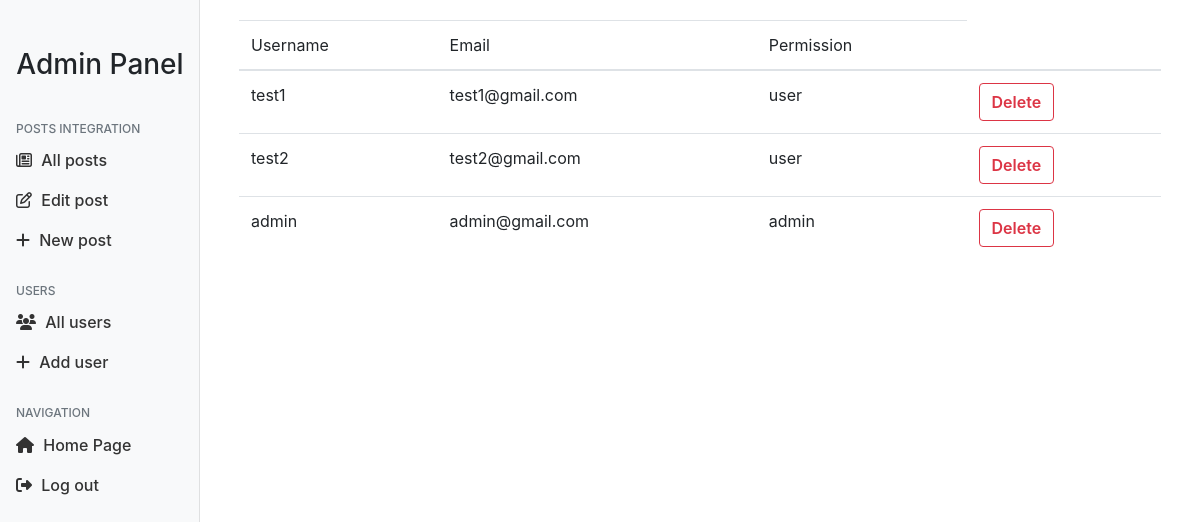
Page /admin/users (signed in) on the earlier database version.
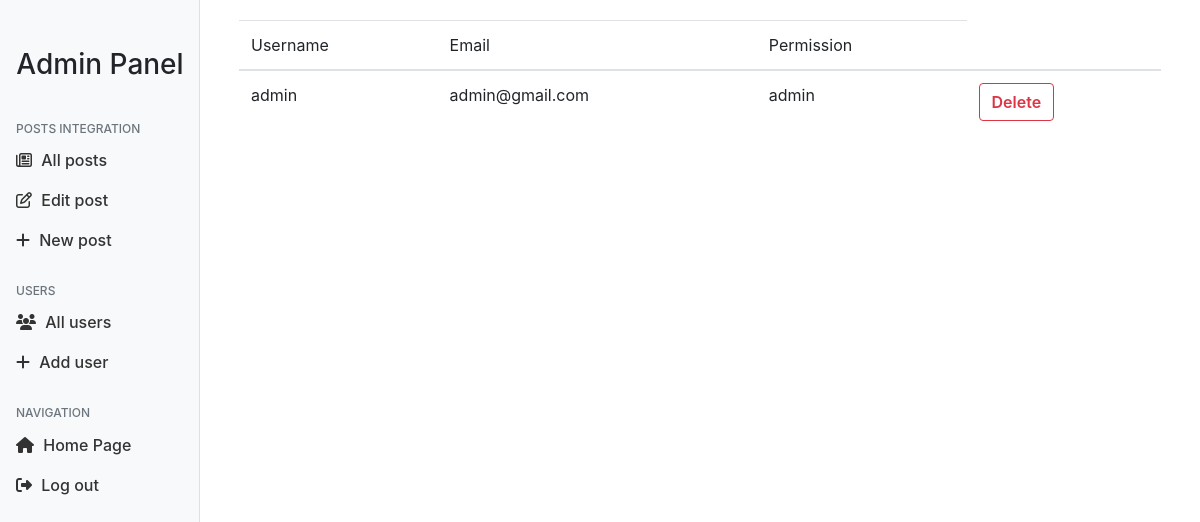
Same page on the later database version.
### project/model.py (models this page shows, shortened)
class User(db.Model, UserMixin):
    id = db.Column(db.Integer, primary_key=True)
    username = db.Column(db.String(20), nullable=False, unique=True)
    email = db.Column(db.String(70), nullable=False, unique=True)
    password = db.Column(db.String(30), nullable=False)
    permissions = db.Column(db.String(20), nullable=False, default='user')

### project/routes.py (the view)
@app.route('/admin/users', methods=['GET', 'POST'])
@login_required
def all_users():
    if current_user.permissions == 'admin':
        users = User.query.all()
        return render_template("admin_panel/all_users.html", users=users)
    else:
        return redirect('/')

### project/model.py (called while the page is built)
@login.user_loader
def load_user(id):
    return User.query.get(int(id))

### project/templates/admin_panel/all_users.html (shortened to what this page needs)
{% extends "admin_panel/panel.html" %}
{% block body %}
<div class="container">
    <table class="table table-hover">
        <tr>
            <th scope="col">Username</th>
            <th scope="col">Email</th>
            <th scope="col">Permission</th>
        </tr>
        <tbody>
            {% for user in users%}
            <tr>
                <td>{{user.username}}</td>
                <td>{{user.email}}</td>
                <td>{{user.permissions}}</td>
                <td><a href="../../../users/delete_user/{{user.id}}" class="btn btn-outline-danger">Delete</a></td>
            </tr>
            {% endfor %}
    </table>
</div>
{% endblock body %}

Differences in the rows shown:
removed User: username "test1", email "test1@gmail.com", permissions "user"
removed User: username "test2", email "test2@gmail.com", permissions "user"
